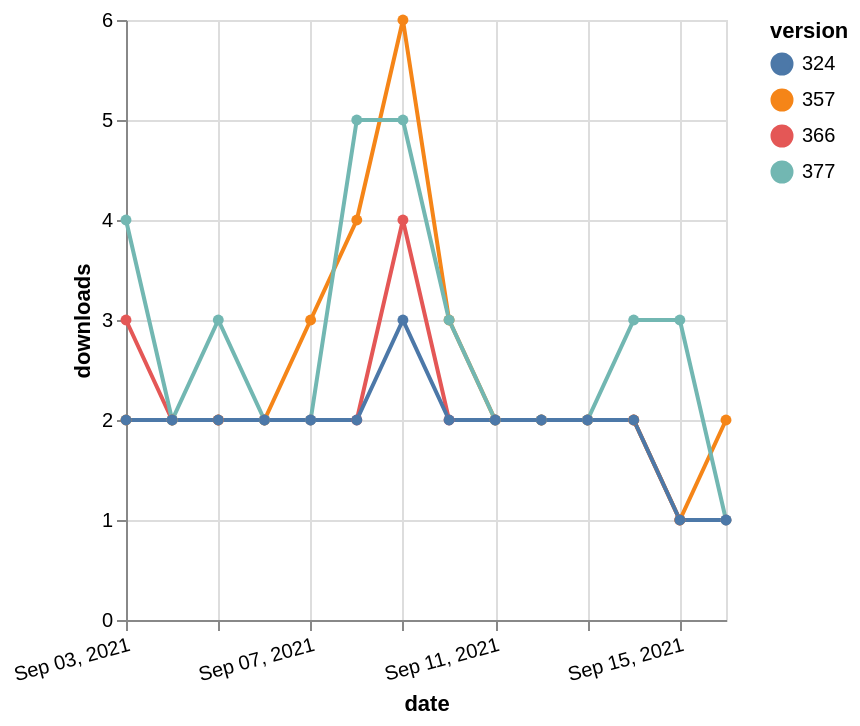

Specify this chart in Vega-Lite:
### Vega-Lite specification from a JSON file in a GitHub repository (floating-point values rounded to 4 significant figures)
{"$schema": "https://vega.github.io/schema/vega-lite/v5.json", "description": "A simple bar chart with embedded data.", "data": {"values": [{"date": "2021-09-03", "total": 2304, "delta": 3, "version": "366"}, {"date": "2021-09-04", "total": 2306, "delta": 2, "version": "366"}, {"date": "2021-09-05", "total": 2308, "delta": 2, "version": "366"}, {"date": "2021-09-06", "total": 2310, "delta": 2, "version": "366"}, {"date": "2021-09-07", "total": 2312, "delta": 2, "version": "366"}, {"date": "2021-09-08", "total": 2314, "delta": 2, "version": "366"}, {"date": "2021-09-09", "total": 2318, "delta": 4, "version": "366"}, {"date": "2021-09-10", "total": 2320, "delta": 2, "version": "366"}, {"date": "2021-09-11", "total": 2322, "delta": 2, "version": "366"}, {"date": "2021-09-12", "total": 2324, "delta": 2, "version": "366"}, {"date": "2021-09-13", "total": 2326, "delta": 2, "version": "366"}, {"date": "2021-09-14", "total": 2328, "delta": 2, "version": "366"}, {"date": "2021-09-15", "total": 2329, "delta": 1, "version": "366"}, {"date": "2021-09-16", "total": 2330, "delta": 1, "version": "366"}, {"date": "2021-09-03", "total": 2896, "delta": 2, "version": "357"}, {"date": "2021-09-04", "total": 2898, "delta": 2, "version": "357"}, {"date": "2021-09-05", "total": 2900, "delta": 2, "version": "357"}, {"date": "2021-09-06", "total": 2902, "delta": 2, "version": "357"}, {"date": "2021-09-07", "total": 2905, "delta": 3, "version": "357"}, {"date": "2021-09-08", "total": 2909, "delta": 4, "version": "357"}, {"date": "2021-09-09", "total": 2915, "delta": 6, "version": "357"}, {"date": "2021-09-10", "total": 2918, "delta": 3, "version": "357"}, {"date": "2021-09-11", "total": 2920, "delta": 2, "version": "357"}, {"date": "2021-09-12", "total": 2922, "delta": 2, "version": "357"}, {"date": "2021-09-13", "total": 2924, "delta": 2, "version": "357"}, {"date": "2021-09-14", "total": 2926, "delta": 2, "version": "357"}, {"date": "2021-09-15", "total": 2927, "delta": 1, "version": "357"}, {"date": "2021-09-16", "total": 2929, "delta": 2, "version": "357"}, {"date": "2021-09-03", "total": 2115, "delta": 4, "version": "377"}, {"date": "2021-09-04", "total": 2117, "delta": 2, "version": "377"}, {"date": "2021-09-05", "total": 2120, "delta": 3, "version": "377"}, {"date": "2021-09-06", "total": 2122, "delta": 2, "version": "377"}, {"date": "2021-09-07", "total": 2124, "delta": 2, "version": "377"}, {"date": "2021-09-08", "total": 2129, "delta": 5, "version": "377"}, {"date": "2021-09-09", "total": 2134, "delta": 5, "version": "377"}, {"date": "2021-09-10", "total": 2137, "delta": 3, "version": "377"}, {"date": "2021-09-11", "total": 2139, "delta": 2, "version": "377"}, {"date": "2021-09-12", "total": 2141, "delta": 2, "version": "377"}, {"date": "2021-09-13", "total": 2143, "delta": 2, "version": "377"}, {"date": "2021-09-14", "total": 2146, "delta": 3, "version": "377"}, {"date": "2021-09-15", "total": 2149, "delta": 3, "version": "377"}, {"date": "2021-09-16", "total": 2150, "delta": 1, "version": "377"}, {"date": "2021-09-03", "total": 2575, "delta": 2, "version": "324"}, {"date": "2021-09-04", "total": 2577, "delta": 2, "version": "324"}, {"date": "2021-09-05", "total": 2579, "delta": 2, "version": "324"}, {"date": "2021-09-06", "total": 2581, "delta": 2, "version": "324"}, {"date": "2021-09-07", "total": 2583, "delta": 2, "version": "324"}, {"date": "2021-09-08", "total": 2585, "delta": 2, "version": "324"}, {"date": "2021-09-09", "total": 2588, "delta": 3, "version": "324"}, {"date": "2021-09-10", "total": 2590, "delta": 2, "version": "324"}, {"date": "2021-09-11", "total": 2592, "delta": 2, "version": "324"}, {"date": "2021-09-12", "total": 2594, "delta": 2, "version": "324"}, {"date": "2021-09-13", "total": 2596, "delta": 2, "version": "324"}, {"date": "2021-09-14", "total": 2598, "delta": 2, "version": "324"}, {"date": "2021-09-15", "total": 2599, "delta": 1, "version": "324"}, {"date": "2021-09-16", "total": 2600, "delta": 1, "version": "324"}]}, "width": "container", "mark": {"type": "line", "point": {"filled": true}}, "encoding": {"x": {"field": "date", "type": "temporal", "timeUnit": "yearmonthdate", "title": "date", "axis": {"labelAngle": -15}}, "y": {"field": "delta", "type": "quantitative", "title": "downloads"}, "color": {"field": "version", "type": "nominal"}, "tooltip": {"field": "delta"}}}
